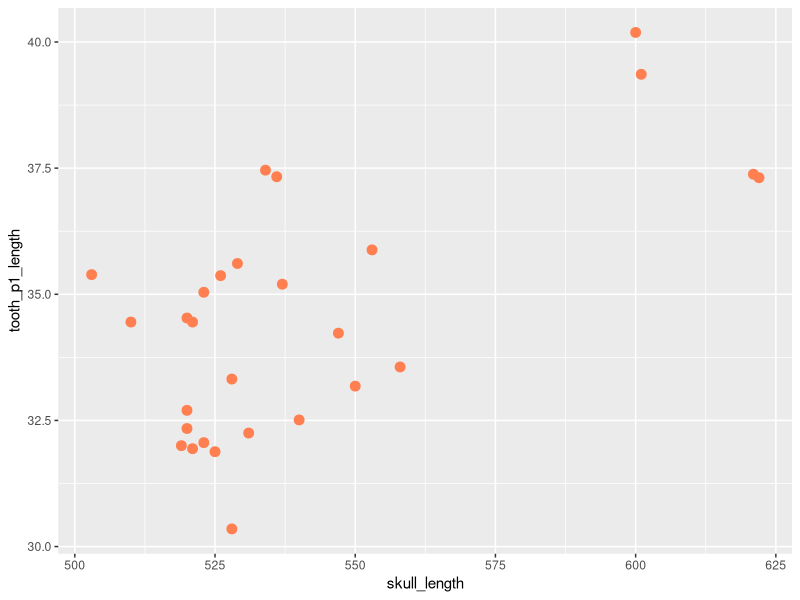

R code for this plot: (Note: this script raises an error after producing the figure.)
# looking for allometry
# does tooth area increase at the same rate as skull area

library(ggplot2)
library(tidyverse)
library(stringr)

#zebra graphs and analysis
zebra <- read_csv("2017-05-15_zebra-collection-data.csv")
glimpse(zebra)

#--------------------------------
# plot a graphics
ggplot(zebra, aes(skull_length , tooth_p1_length)) +
  geom_point(size = 3 , colour = "coral")

#-----------------------------
# making the model

model1 <- lm(tooth_p1_length ~ skull_length, data = zebra)


# check the assumptions
autoplot(model1, smooth.colour = NA)


anova(model1)
summary(model1)
# yes, skull length does have a significat on tooth length p< 0.001, F = 18.174 dF= 25

#------------------------------------
# plotting graph looking for allometry

newX <- expand.grid(skull_length = seq(from = 500, to = 624, length = 100))

# Look at newX
head(newX)


newY <- predict(model1, newdata = newX, interval = "confidence")

# Look at newY
head(newY)

addThese <- data.frame(newX, newY)

# Look at addThese
head(addThese)

addThese <- rename(addThese, tooth_p1_length = fit)

# Look at addThese
head(addThese)


ggplot(zebra, aes(x = skull_length, y = tooth_p1_length)) + 
  geom_point(col = "coral", size = 3) +
  labs(x = "Skull length (mm)", y = "Length of first pre molar (mm)") +
  theme_bw() +
  geom_smooth(data = addThese, aes(ymin = lwr, ymax = upr), stat = "identity")
#---------------------------------------------------------
# line has a gradient of 1:1 , tooth length increases proprtioanly with skull length
#------------------------------------------------------